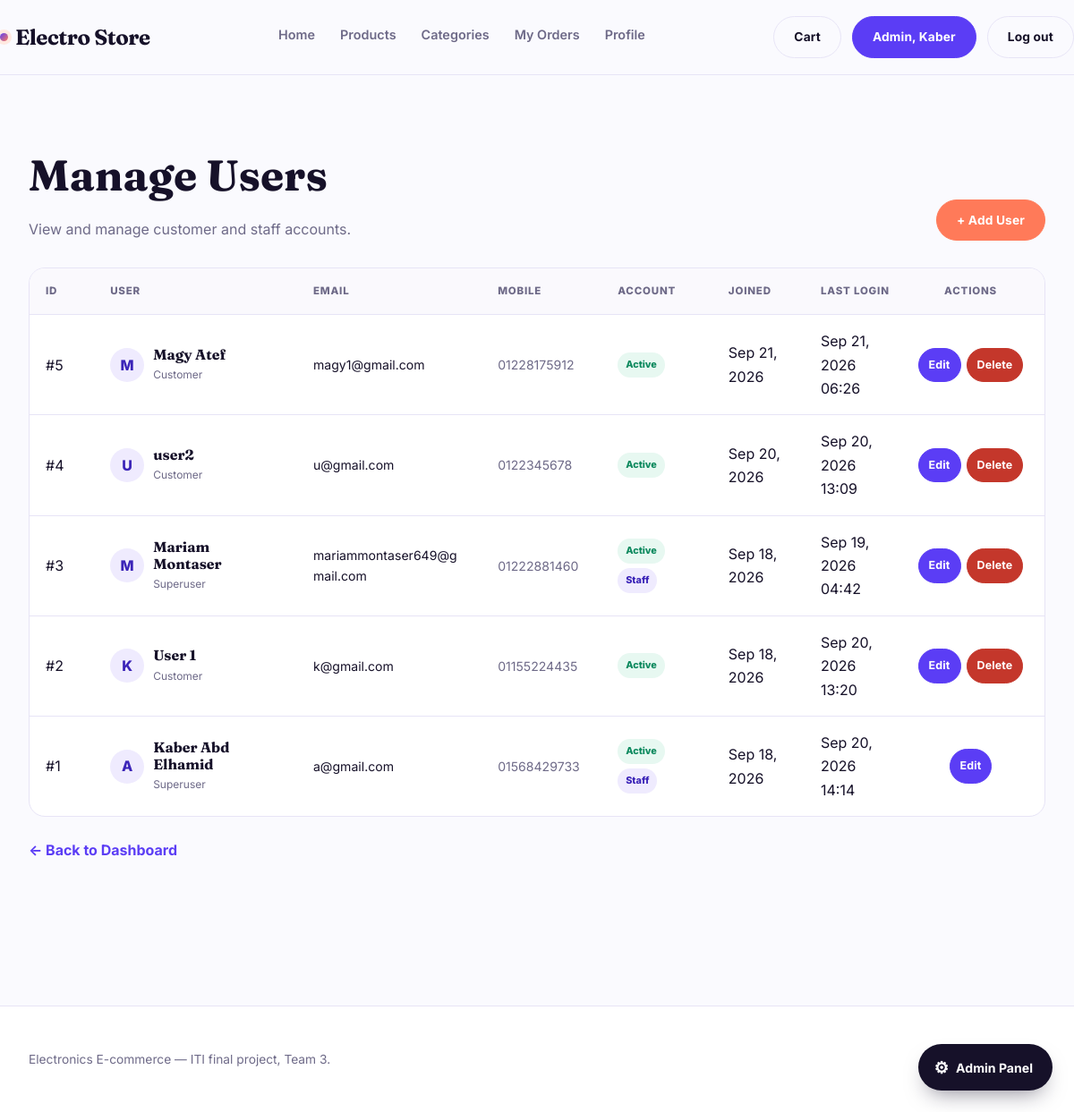
/catalog/manage/users/ (signed in), run on an earlier commit of the app's database.
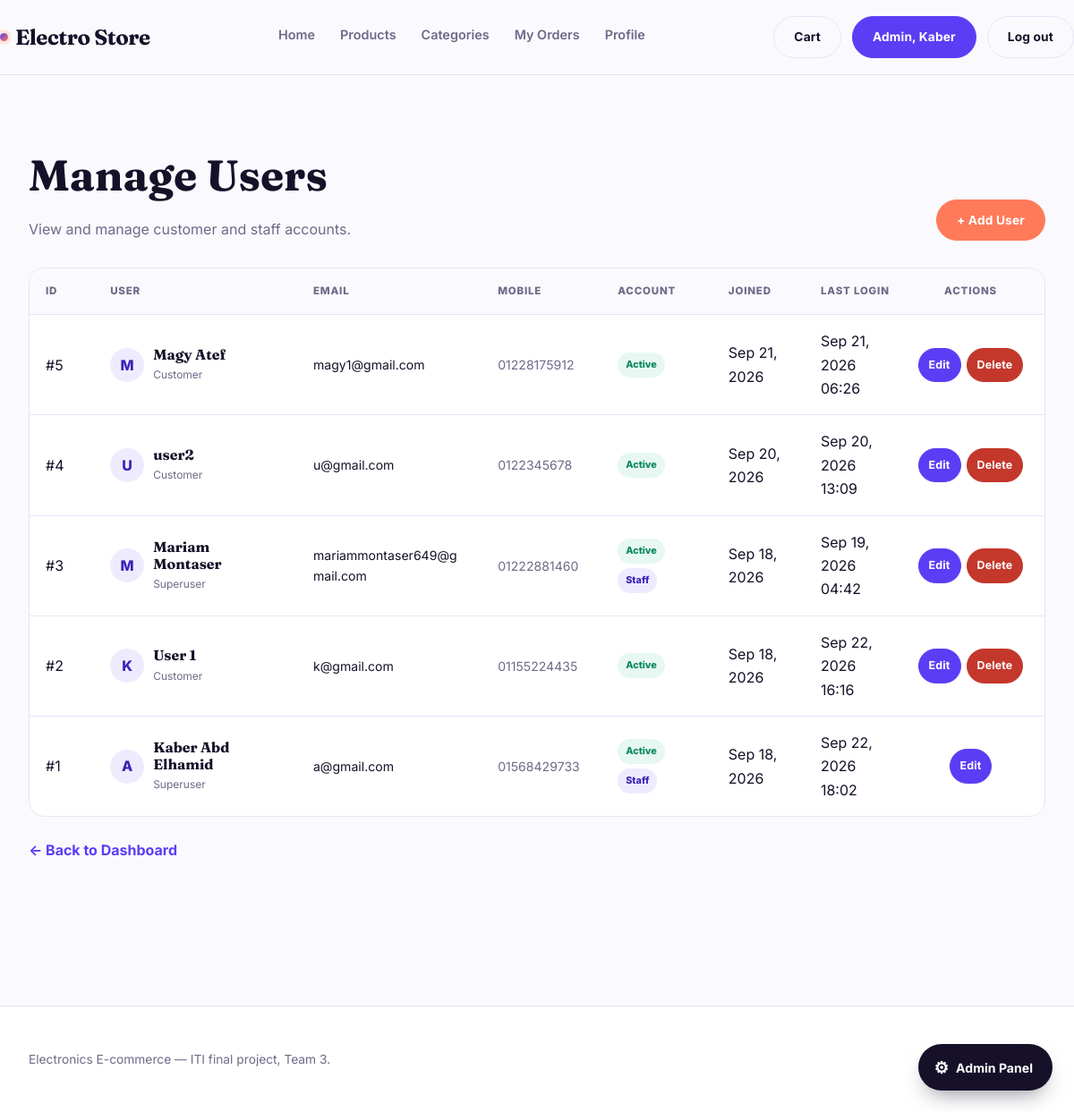
And on a later commit of the database.
### accounts/models.py (models this page shows, shortened)
class User(AbstractUser):
    username = None
    email = models.EmailField(unique=True)
    mobile = models.CharField(max_length=11)
    USERNAME_FIELD = "email"
    REQUIRED_FIELDS = []
    objects = UserManager()

### catalog/views.py (the view)
@staff_member_required
def admin_user_list(request):
    users = User.objects.all().order_by("-date_joined")
    return render(
        request,
        "catalog/admin/user_manage_list.html",
        {
            "users": users,
        },
    )

### templates/catalog/admin/user_manage_list.html (shortened to what this page needs)
{% extends "base.html" %}
{% block content %}
<section class="admin-page">
  <div class="wrap">
<div class="admin-heading">
  <div>
    <h1>Manage Users</h1>
    <p>
      View and manage customer and staff accounts.
    </p>
  </div>
  <div class="admin-heading-actions">
    <a
      class="btn btn-accent"
      href="{% url 'catalog:admin_user_add' %}"
    >
      <span>+ Add User</span>
    </a>
  </div>
</div>
{% if users %}
  <div class="admin-table">
    <table>
      <thead>
        <tr>
          <th>ID</th>
          <th>User</th>
          <th>Email</th>
          <th>Mobile</th>
          <th>Account</th>
          <th>Joined</th>
          <th>Last Login</th>
          <th class="user-actions">Actions</th>
        </tr>
      </thead>
      <tbody>
        {% for managed_user in users %}
          <tr>
            <td>
              #{{ managed_user.pk }}
            </td>
            <td>
              <div class="user-info">
                <div class="user-avatar">
                  {{ managed_user.email|first|upper }}
                </div>
                <div>
                  <div class="user-name">
                    {{ managed_user.get_full_name|default:"Unnamed user" }}
                  </div>
                  <div class="user-sub">
                    {% if managed_user.is_superuser %}
                      Superuser
                    {% elif managed_user.is_staff %}
                      Staff
                    {% else %}
                      Customer
                    {% endif %}
                  </div>
                </div>
              </div>
            </td>
            <td>
              <div class="user-email">
                {{ managed_user.email }}
              </div>
            </td>
            <td>
              <div class="user-mobile">
                {{ managed_user.mobile|default:"—" }}
              </div>
            </td>
            <td>
              <div class="status-group">
                {% if managed_user.is_active %}
                  <span class="status-pill status-active">
                    Active
                  </span>
                {% else %}
                  <span class="status-pill status-inactive">
                    Inactive
                  </span>
                {% endif %}
                {% if managed_user.is_staff %}
                  <span class="status-pill status-staff">
                    Staff
                  </span>
                {% endif %}
              </div>
            </td>
            <td>
              {{ managed_user.date_joined|date:"M d, Y" }}
            </td>
            <td>
              {% if managed_user.last_login %}
                {{ managed_user.last_login|date:"M d, Y H:i" }}
              {% else %}
                Never
              {% endif %}
            </td>
            <td class="user-actions">
              <div class="action-group">
                <a
                  class="btn btn-edit"
                  href="{% url 'catalog:admin_user_edit' managed_user.pk %}"
                >
                  <span>Edit</span>
                </a>
                {% if managed_user != request.user %}
                  <a
                    class="btn btn-delete"
                    href="{% url 'catalog:admin_user_delete' managed_user.pk %}"
                  >
                    <span>Delete</span>
                  </a>
                {% endif %}
              </div>
            </td>
          </tr>
        {% endfor %}
      </tbody>
    </table>
  </div>
{% endif %}
<a
  class="back-link"
  href="{% url 'catalog:admin_dashboard' %}"
>
  ← Back to Dashboard
</a>
  </div>
</section>
{% endblock %}

### templates/base.html (shortened to what this page needs)
{% load static %}
<!DOCTYPE html>
<html lang="en">
<head>
  <link rel="stylesheet" href="{% static 'css/base.css' %}">
</head>
<body>
  <header class="top" id="siteHeader">
    <div class="wrap top-in">
      <a class="brand" href="{% url 'catalog:home' %}"><span class="brand-dot"></span>Electro Store</a>
      <nav class="nav">
        <a href="{% url 'catalog:home' %}">Home</a>
        <a href="{% url 'catalog:product_list' %}">Products</a>
        <a href="{% url 'catalog:category_list' %}">Categories</a>
        {% if user.is_authenticated %}
        {% if user.is_staff %}
        <a href="{% url 'orders:order_history' %}">My Orders</a>
        {% else %}
        <a href="{% url 'orders:order_history' %}">My Orders</a>
        {% endif %}
        <a href="{% url 'accounts:profile' %}">Profile</a>
        {% endif %}
      </nav>
      <div class="nav-act">
        <a class="btn btn-ghost" href="{% url 'cart:cart_detail' %}"><span>Cart</span></a>
        {% if user.is_authenticated %}
        <a class="btn" href="{% url 'accounts:profile' %}">
          <span>
            {% if user.is_staff %}
            Admin, {{ user.first_name }}
            {% else %}
            {{ user.first_name|default:"Account" }}
            {% endif %}
          </span>
        </a>
        <a class="btn btn-ghost" href="{% url 'accounts:logout' %}">
          <span>Log out</span>
        </a>
        {% endif %}
      </div>
    </div>
  </header>
  {% if user.is_authenticated and user.is_staff %}
  <button class="admin-toggle" id="adminToggle" title="Open Admin Panel">
    <span class="icon">⚙</span><span>Admin Panel</span>
  </button>
  {% endif %}
  <main>
    {% block content %}{% endblock %}
  </main>
  <footer class="foot">
    <div class="wrap foot-in">
      <div>Electronics E-commerce — ITI final project, Team 3.</div>
      <div>Crafted with Django.</div>
    </div>
  </footer>
</body>
</html>

What changed in the data, as far as the page shows it:
changed User "Kaber Abd Elhamid": last_login "Sep 20, 2026 14:14" → "Sep 22, 2026 18:02"
changed User "User 1": last_login "Sep 20, 2026 13:20" → "Sep 22, 2026 16:16"
